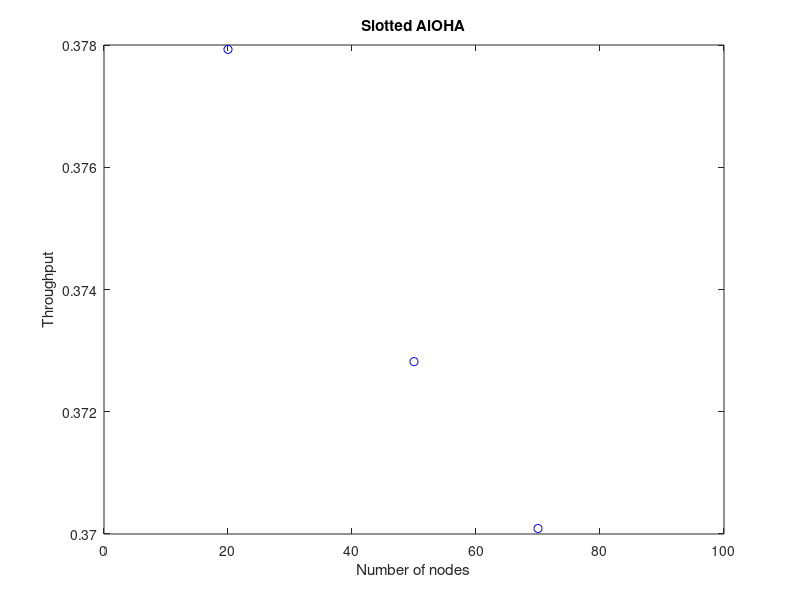
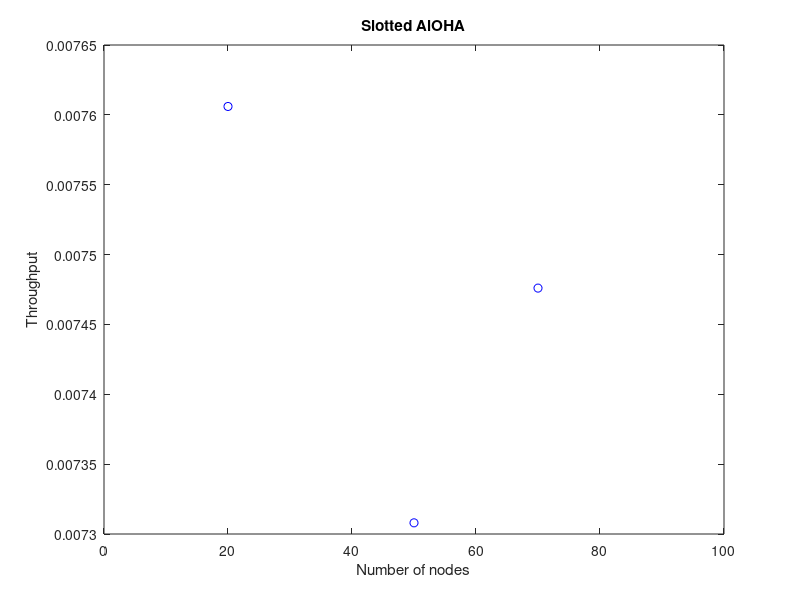

Reproduce these figures in MATLAB, in order. (Note: this script raises an error after producing the figures.)
% step 1
for N = [20 50 70]
    total_sim_time=5e5; %simulation time
    total_success=zeros(1, N); %array to record number of packets successfully sent
    p=1/N; %transmission threshold

    % Initialize the counter for current node receiving the transmission.
    receiving_node = 0;
    
    %slotted operation
    for time=1:total_sim_time  %nodes transmit based on a random number    
        trans1 = (rand(1,N)<p);
        if (sum(trans1)==1) %only one node sending?
            total_success(find(trans1))=total_success(find(trans1))+1;
        end
    end

    G = sum(total_success)/ (total_sim_time);
    plot(N, G, 'bo:');
    title('Slotted AlOHA');
    xlabel('Number of nodes');
    ylabel('Throughput');
    % set the plot to scale to the data.
    axis auto;
    % set the domain.
    xlim([0 100]);
    hold on;
end
hold off;


% step 2
% allow for another plot
figure;
% At least one packet will arrive at each node every D unit times
D = 50;
for N = [20 50 70]
    total_sim_time=5e5; %simulation time
    total_success=zeros(1, N); %array to record number of packets successfully sent
    p=1/N; %transmission threshold
    total_fail= zeros(1, N);
    receiver = zeros(1, N);

    % Initialize the counter for current node receiving the transmission.
    receiving_node = 0;
    
    %slotted operation
    for time=1:total_sim_time  %nodes transmit based on a random number    
        if (mod(time, D) == 0) 
            trans1 = (rand(1,N)<p);
            receiving_node = mod(receiving_node + N, N) + 1;

            if (sum(trans1)==1) %only one node sending?
                total_success(find(trans1))=total_success(find(trans1))+1;
                receiver(receiving_node) = receiver(receiving_node) + 1;
            end

            if (sum(trans1)>1)
                total_fail(find(trans1))=total_fail(find(trans1))+1;
            end
        end
    end

    G = sum(total_success)/ (total_sim_time);
    plot(N, G, 'bo:');
    title('Slotted AlOHA');
    xlabel('Number of nodes');
    ylabel('Throughput');
    % set the plot to scale to the data.
    axis auto;
    % It may be necessary to set the limits for the y axis for this step, auto axis
    % sets the format in scientific notation.
    % set the domain.
    xlim([0 100]);
    hold on;
end
hold off;

% step 3
% allow for another plot
figure;
% At least one packet will arrive at each node every D unit times
D = 50;
for N = 20
    total_sim_time=5e5; %simulation time
    total_success=zeros(1, N); %array to record number of packets successfully sent
    p=1/N; %transmission threshold
    total_fail= zeros(1, N);
    receiver = zeros(1, N);

    % Initialize the counter for current node receiving the transmission.
    receiving_node = 0;
    
    %slotted operation
    for time=1:total_sim_time  %nodes transmit based on a random number    
        if (mod(time, D) == 0) 
            delayed = zeros(1, N);
            trans1 = (rand(1,N)<p);
            receiving_node = mod(receiving_node + N, N) + 1;

            if (sum(trans1)==1) %only one node sending?
                total_success(find(trans1))=total_success(find(trans1))+1;
                receiver(receiving_node) = receiver(receiving_node) + 1;
            end

            if (sum(trans1)>1)
                total_fail(find(trans1)) = total_fail(find(trans1))+1;
                delayed(find(trans1)) = 1;
            end
        elseif (sum(delayed) > 0)
            % Retry previous transmission failures.
            total_success(find(delayed, 1, 'first')) = total_success(find(delayed, 1, 'first')) + 1;
            % Removed the successful retransmission from the delayed list.
            delayed(find(delayed, 1, 'first')) = 0;
        end
    end

    % I'm not sure if the graph for step 3 is supposed to be of throughput or just successful
    % re-transmissions.
    G = sum(total_success)/ (total_sim_time);
    plot(N, G, 'bo:');
    title('Slotted AlOHA');
    xlabel('Number of nodes');
    ylabel('Throughput');
    % set the plot to scale to the data.
    axis auto;
    % set the domain.
    xlim([0 100]);
    hold on;
end
hold off;
